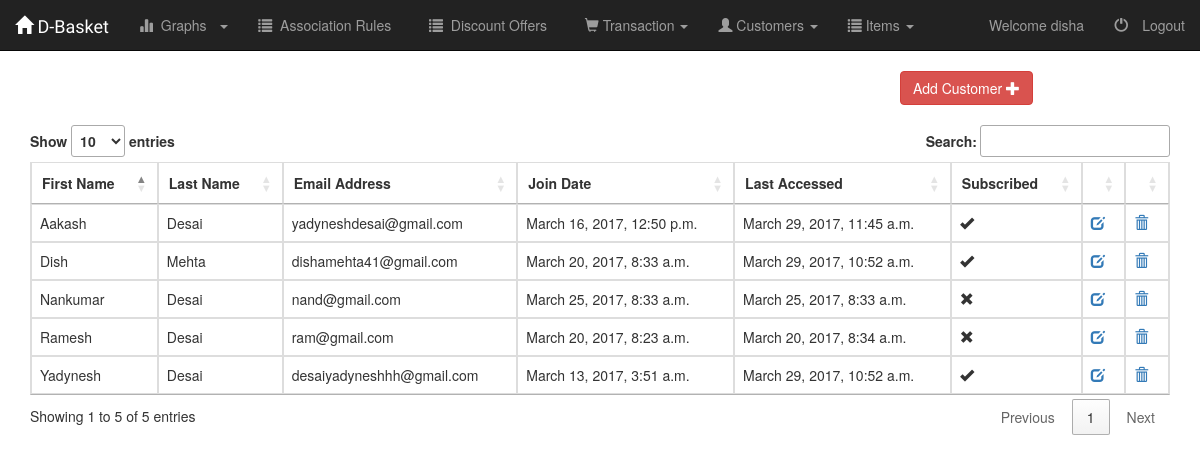
/emp/customer/list/ (signed in), run on the app's committed database.
### AdminPanel/models.py (models this page shows, shortened)
class Customer(models.Model):
	first_name = models.CharField(max_length = 100,null = False, blank=False, verbose_name = 'First Name')
	last_name = models.CharField(max_length = 100,null = False, blank=False, verbose_name = 'Last Name')
	email_id = models.EmailField(max_length = 100,null = False, blank=False, verbose_name = 'Email address')
	join_date = models.DateTimeField(default = timezone.now, editable = False)
	last_modified = models.DateTimeField(auto_now = True)
	subscribe = models.BooleanField(default = False, verbose_name = 'Subscribed')

### AdminPanel/customer_views.py (the view)
class CustomerListView(generic.ListView):
	template_name = "AdminPanel/customer_list.html"
	context_object_name = 'customer_list'
	def get_queryset(self):
		return Customer.objects.all()

### AdminPanel/templates/AdminPanel/customer_list.html (shortened to what this page needs)
{% extends "base.html" %}
{% block stylesheets %}
	<link rel="stylesheet"
	href="http://cdn.datatables.net/1.10.2/css/jquery.dataTables.min.css"></style>
	<link href="https://maxcdn.bootstrapcdn.com/bootstrap/3.3.7/css/bootstrap.min.css" rel="stylesheet">
{% endblock stylesheets %}
{% block tabs %}
	{% include "AdminPanel/tabs.html" with active_tab='list-customers' %}
{% endblock tabs %}
{% block content %}
	<div class="col-xs-offset-4 col-md-offset-9">
		<a class ="btn btn-danger" href="{% url 'adminpanel:add-customer' %}">
			Add Customer
			<span class="glyphicon glyphicon-plus" aria-hidden="true"/>
		</a>
	</div>
	<br/>
	<div class="container">
		<table class="table table-hover table-bordered dt-responsive" id="customerTable">
			<thead>
				<tr>
					<th>First Name</th>
					<th>Last Name</th>
					<th class="hidden-xs">Email Address</th>
					<th class="hidden-xs">Join Date</th>
					<th class="hidden-xs">Last Accessed</th>
					<th >Subscribed</th>
					<th></th>
					<th></th>
				</tr>
			</thead>
			<tbody>
				{% for customer in customer_list  %}
					<tr>
						<td>{{customer.first_name}}</td>
						<td>{{customer.last_name}}</td>
						<td class="hidden-xs">{{customer.email_id}}</td>
						<td class="hidden-xs">{{customer.join_date}}</td>
						<td class="hidden-xs">{{customer.last_modified}}</td>
						<td>
							{% if customer.subscribe  %}
								<span class="glyphicon glyphicon-ok" aria-hidden="true"/>
							{% else %}
								<span class="glyphicon glyphicon-remove" aria-hidden="true"/>
							{% endif %}
						</td>
						<td>
							<a href="{% url 'adminpanel:update-customer' customer.pk %}">
								<span class="glyphicon glyphicon-edit" aria-hidden="true"/>
							</a>
						</td>
						<td>
							<a href="{% url 'adminpanel:delete-customer' customer.pk %}">
								<span class="glyphicon glyphicon-trash" aria-hidden="true"/>
							</a>
						</td>
					</tr>
				{% endfor %}
			</tbody>
		</table>
	</div>
{% endblock content %}

### AdminPanel/templates/base.html (shortened to what this page needs)
<!DOCTYPE html>
<html>
<head>
	<link href="https://maxcdn.bootstrapcdn.com/bootstrap/3.3.7/css/bootstrap.min.css" rel="stylesheet">
	{% load staticfiles %}
	<link rel="stylesheet" type="text/css" href="{% static "AdminPanel/style.css" %}">
	{% block stylesheets %}
	{% endblock stylesheets %}
</head>
<body>
	<nav class="navbar navbar-inverse navbar-static-top" role="navigation">
		<div class="container-fluid">
			<div class="navbar-header">
				<a class="navbar-brand fontCourgette" href="{% url 'adminpanel:home' %}">
					<span class="glyphicon glyphicon-home"></span>
					D-Basket
				</a>
			</div>
			<div class="collapse navbar-collapse navbar-ex1-collapse">
			{% if user.is_authenticated  %}
					{% block tabs %}
					{% endblock tabs %}
			{% endif %}
					<ul class="nav navbar-nav navbar-right">
						{% if user.is_authenticated  %}
							<li>
								<a>Welcome {{user.username}}</a>
							</li>
							<li><a href="/accounts/logout">
									<span class="glyphicon glyphicon-off">&nbsp;</span>Logout
								</a>
							</li>
						{% endif %}
					</ul>
				</div>
		</div>
	</nav>
	{% block content %}
	{% endblock content %}
</body>
</html>

### AdminPanel/static/AdminPanel/style.css (style rules this page uses)
.fontCourgette { font-family: 'Courgette', cursive; }
.navbar { border-radius: 0px; }

### data on the page
Customer: first_name "Yadynesh", last_name "Desai", email_id "desaiyadyneshhh@gmail.com", join_date "March 13, 2017, 3:51 a.m.", last_modified "March 29, 2017, 10:52 a.m.", subscribe True (drawn)
Customer: first_name "Aakash", last_name "Desai", email_id "yadyneshdesai@gmail.com", join_date "March 16, 2017, 12:50 p.m.", last_modified "March 29, 2017, 11:45 a.m.", subscribe True (drawn)
Customer: first_name "Ramesh", last_name "Desai", email_id "ram@gmail.com", join_date "March 20, 2017, 8:23 a.m.", last_modified "March 20, 2017, 8:34 a.m.", subscribe False (drawn)
Customer: first_name "Dish", last_name "Mehta", email_id "dishamehta41@gmail.com", join_date "March 20, 2017, 8:33 a.m.", last_modified "March 29, 2017, 10:52 a.m.", subscribe True (drawn)
Customer: first_name "Nankumar", last_name "Desai", email_id "nand@gmail.com", join_date "March 25, 2017, 8:33 a.m.", last_modified "March 25, 2017, 8:33 a.m.", subscribe False (drawn)

### other printed values
{{ user.username }} "disha"
